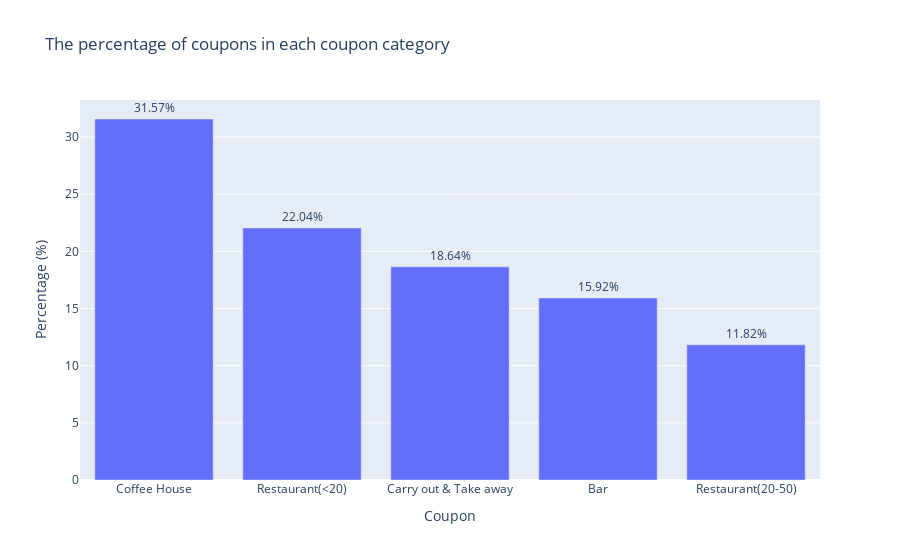

The notebook cell saved with this chart:
### Markdown cell above
#### Bar plot for the percentage of coupons in each coupon category

### Code cell
# Create a bar chart DataFrame
bar_chart_data = {'Coupon': ['Coffee House', 'Restaurant(<20)', 'Carry out & Take away', 'Bar', 'Restaurant(20-50)'],
                  'Count': [3968, 2770, 2343, 2001, 1486]}

df_bar_chart = pd.DataFrame(bar_chart_data)

# Calculate percentages
total_count = df_bar_chart['Count'].sum()
df_bar_chart['Percentage'] = (df_bar_chart['Count'] / total_count) * 100

# Plot the bar chart with percentages
fig = px.bar(df_bar_chart, x='Coupon', y='Percentage', text='Percentage',
             labels={'Percentage': 'Percentage (%)'},
             title="The percentage of coupons in each coupon category"
             )

# Display percentages on the bars
fig.update_traces(texttemplate='%{text:.2f}%', textposition='outside')

### Figure 1 — Plotly figure (JSON) as saved in the notebook; plotly's stock layout.template omitted (floating-point values rounded to 4 significant figures)
{"data": [{"alignmentgroup": "True", "hovertemplate": "Coupon=%{x}<br>Percentage (%)=%{text}<extra></extra>", "legendgroup": "", "marker": {"color": "#636efa", "pattern": {"shape": ""}}, "name": "", "offsetgroup": "", "orientation": "v", "showlegend": false, "text": [31.57, 22.04, 18.64, 15.92, 11.82], "textposition": "outside", "texttemplate": "%{text:.2f}%", "type": "bar", "x": ["Coffee House", "Restaurant(<20)", "Carry out & Take away", "Bar", "Restaurant(20-50)"], "xaxis": "x", "y": [31.57, 22.04, 18.64, 15.92, 11.82], "yaxis": "y"}], "layout": {"barmode": "relative", "legend": {"tracegroupgap": 0}, "title": {"text": "The percentage of coupons in each coupon category"}, "xaxis": {"anchor": "y", "domain": [0, 1], "title": {"text": "Coupon"}}, "yaxis": {"anchor": "x", "domain": [0, 1], "title": {"text": "Percentage (%)"}}}}
